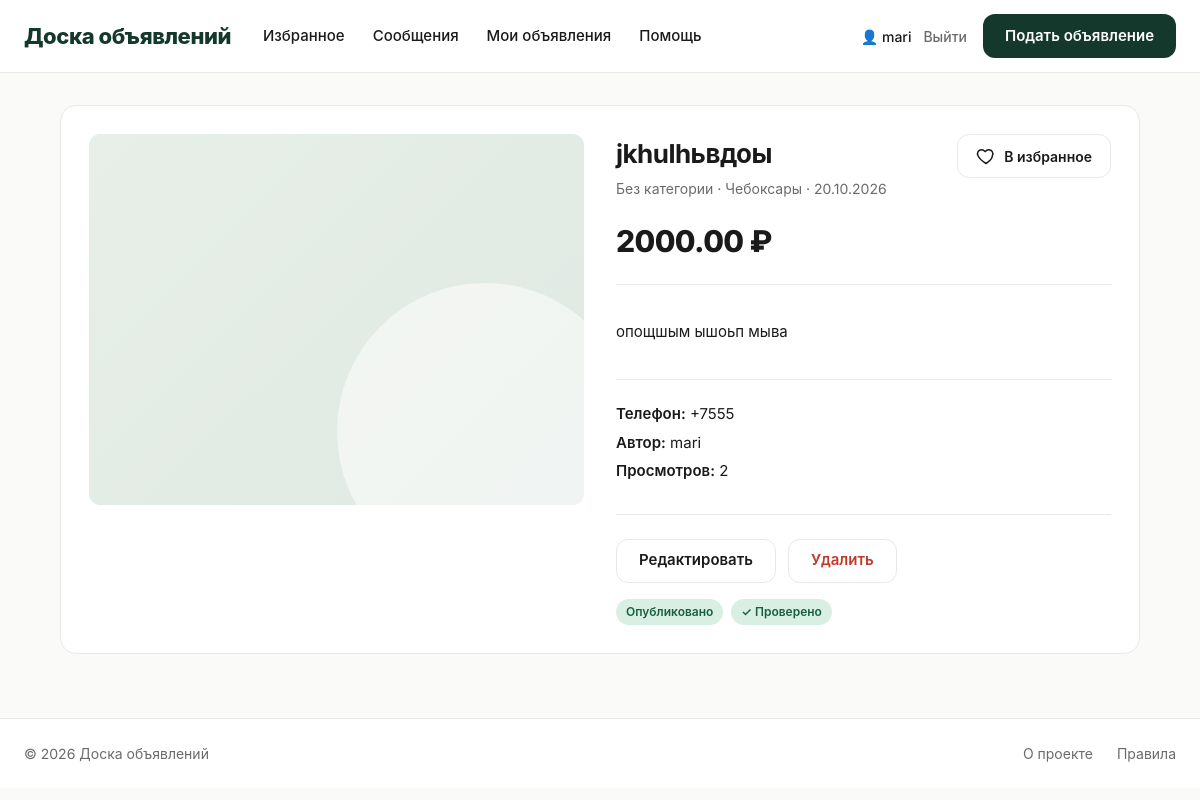
The app's page /ad/jkhulhьвдоы/ (signed in) with its own data.
### ads/models.py (models this page shows, shortened)
class Ad(models.Model):
    STATUS_CHOICES = [
        ('draft', 'Черновик'),
        ('published', 'Опубликовано'),
        ('archived', 'В архиве'),
    ]
    title = models.CharField('Заголовок', max_length=200)
    slug = models.SlugField('URL', max_length=220, unique=True, blank=True, allow_unicode=True)
    description = models.TextField('Описание')
    price = models.DecimalField('Цена', max_digits=12, decimal_places=2)
    image = models.ImageField('Изображение', upload_to='ads/%Y/%m/', blank=True, null=True)
    category = models.ForeignKey(
        Category, on_delete=models.SET_NULL, null=True, blank=True,
        related_name='ads', verbose_name='Категория'
    )
    author = models.ForeignKey(
        User, on_delete=models.CASCADE, related_name='ads', verbose_name='Автор'
    )
    phone = models.CharField('Телефон', max_length=20)
    city = models.CharField('Город', max_length=100)
    status = models.CharField('Статус', max_length=20, choices=STATUS_CHOICES, default='published')
    is_moderated = models.BooleanField('Проверено модератором', default=False)
    views = models.PositiveIntegerField('Просмотры', default=0)
    created_at = models.DateTimeField('Создано', auto_now_add=True)
    updated_at = models.DateTimeField('Обновлено', auto_now=True)
    objects = AdQuerySet.as_manager()
    class Meta:
        verbose_name = 'Объявление'
        verbose_name_plural = 'Объявления'
        ordering = ['-created_at']
        indexes = [
            models.Index(fields=['-created_at']),
            models.Index(fields=['status', 'is_moderated']),
        ]

### ads/views.py (the view)
# urls.py: path('ad/<str:slug>/', views.ad_detail, name='ad_detail'),
def ad_detail(request, slug):
    ad = get_object_or_404(Ad.objects.select_related('category', 'author'), slug=slug)
    allowed = (
        ad.status == 'published' and ad.is_moderated
        or request.user == ad.author
        or request.user.is_staff
    )
    if not allowed:
        messages.error(request, 'Объявление недоступно')
        return redirect('ads:ad_list')
    Ad.objects.filter(pk=ad.pk).update(views=F('views') + 1)
    ad.refresh_from_db()
    return render(request, 'ads/ad_detail.html', {
        'ad': ad,
        'similar': Ad.objects.published().filter(category=ad.category).exclude(pk=ad.pk)[:4]
            if ad.category else Ad.objects.none(),
    })

### ads/context_processors.py (called while the page is built)
def counters(request):
    if not request.user.is_authenticated:
        return {}
    return {
        'favorites_count': Favorite.objects.filter(user=request.user).count(),
        'unread_messages_count': Message.objects.filter(
            recipient=request.user, is_read=False
        ).count(),
    }

### ads/templatetags/ads_extras.py (called while the page is built)
@register.simple_tag
def is_favorited(user, ad):
    if not user.is_authenticated:
        return False
    return Favorite.objects.filter(user=user, ad=ad).exists()

### templates/ads/ad_detail.html (shortened to what this page needs)
{% extends 'base.html' %}
{% load ads_extras %}
{% block content %}
<div class="container">
    <div class="ad-detail">
        <div class="ad-detail-card">
            <div class="ad-detail-image">
                {% if ad.image %}
                    <img src="{{ ad.image.url }}" alt="{{ ad.title }}">
                {% else %}
                    <div class="ad-image-placeholder"></div>
                {% endif %}
            </div>
            <div class="ad-detail-info">
                <div class="detail-head">
                    <h1>{{ ad.title }}</h1>
                    {% if user.is_authenticated %}
                        {% is_favorited user ad as fav %}
                        <form method="post"
                              action="{% url 'ads:favorite_toggle' ad.slug %}"
                              class="fav-form">
                            <button type="submit"
                                    class="fav-btn {% if fav %}is-active{% endif %}"
                                    aria-label="В избранное">
                                <svg class="fav-icon" viewBox="0 0 24 24"
                                     fill="{% if fav %}currentColor{% else %}none{% endif %}"
                                     stroke="currentColor" stroke-width="1.8">
                                    <path d="M12 21s-7.5-4.8-9.6-9.3C.6 8.3 3 4.5 6.6 4.5c2 0 3.5 1.1 4.4 2.3.9-1.2 2.4-2.3 4.4-2.3 3.6 0 6 3.8 4.2 7.2C19.5 16.2 12 21 12 21z"
                                          stroke-linejoin="round"/>
                                </svg>
                                <span class="fav-label">
                                    {% if fav %}В избранном{% else %}В избранное{% endif %}
                                </span>
                            </button>
                        </form>
                    {% endif %}
                </div>
                <div class="detail-meta">
                    {{ ad.category.name|default:"Без категории" }}
                    {% if ad.city %} · {{ ad.city }}{% endif %}
                    · {{ ad.created_at|date:"d.m.Y" }}
                </div>
                <div class="detail-price">{{ ad.price }} ₽</div>
                <div class="detail-desc">{{ ad.description|linebreaks }}</div>
                <div class="detail-contact">
                    <div><strong>Телефон:</strong> {{ ad.phone }}</div>
                    <div><strong>Автор:</strong> {{ ad.author.username }}</div>
                    <div><strong>Просмотров:</strong> {{ ad.views }}</div>
                </div>
                {% if user == ad.author %}
                    <div class="form-actions">
                        <a href="{% url 'ads:ad_edit' ad.slug %}" class="btn-secondary">
                            Редактировать
                        </a>
                        <a href="{% url 'ads:ad_delete' ad.slug %}"
                           class="btn-secondary" style="color:#c0392b;">
                            Удалить
                        </a>
                    </div>
                {% endif %}
                {% if user == ad.author or user.is_staff %}
                    <div class="detail-status">
                        {% if ad.status == 'published' %}
                            <span class="status-badge status-published">Опубликовано</span>
                        {% elif ad.status == 'draft' %}
                            <span class="status-badge status-draft">Черновик</span>
                        {% else %}
                            <span class="status-badge status-archived">В архиве</span>
                        {% endif %}
                        {% if ad.is_moderated %}
                            <span class="status-badge status-approved">✓ Проверено</span>
                        {% else %}
                            <span class="status-badge status-pending">На модерации</span>
                        {% endif %}
                    </div>
                {% endif %}
            </div>
        </div>
    </div>
</div>
{% endblock %}

### templates/base.html (shortened to what this page needs)
{% load static %}
<!DOCTYPE html>
<html lang="ru">
<head>
    <link rel="stylesheet" href="{% static 'css/style.css' %}">
</head>
<body>
<header class="site-header">
    <div class="header-inner">
        <a href="{% url 'ads:ad_list' %}" class="logo">
            <span class="logo-text">Доска объявлений</span>
        </a>
        <nav class="main-nav">
            {% if user.is_authenticated %}
                <a href="{% url 'ads:favorites' %}" class="nav-link">
                    Избранное
                </a>
                <a href="{% url 'ads:messages' %}" class="nav-link">
                    Сообщения
                </a>
                <a href="{% url 'ads:my_ads' %}" class="nav-link">Мои объявления</a>
            {% endif %}
            <a href="#" class="nav-link">Помощь</a>
        </nav>
        <div class="header-actions">
            {% if user.is_authenticated %}
                <div class="user-menu">
                    <span class="user-name">👤 {{ user.username }}</span>
                    <a href="{% url 'ads:logout' %}" class="link-quiet">Выйти</a>
                </div>
                <a href="{% url 'ads:ad_create' %}" class="btn-primary">
                    Подать объявление
                </a>
            {% else %}
                <a href="{% url 'ads:login' %}" class="link-quiet">Вход</a>
                <a href="{% url 'ads:ad_create' %}" class="btn-primary">
                    Подать объявление
                </a>
            {% endif %}
        </div>
    </div>
</header>
<main>
    {% block content %}{% endblock %}
</main>
<footer class="site-footer">
    <div class="container footer-inner">
        <div>© {% now "Y" %} Доска объявлений</div>
        <div class="footer-links">
            <a href="#">О проекте</a>
            <a href="#">Правила</a>
        </div>
    </div>
</footer>
</body>
</html>

### records on screen
Ad: title "jkhulhьвдоы", category.name "Без категории", city "Чебоксары", created_at "20.10.2026", price "2000.00", description "опощшым ышоьп мыва", phone "+7555", author.username "mari", views "2"

### other values on screen
{{ user.username }} "mari"
